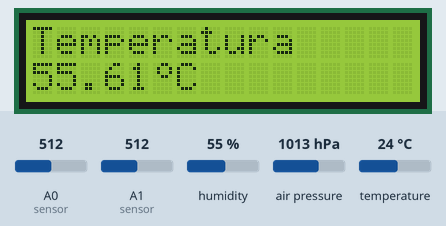
This program was run on a simulated Arduino Uno, built with avr-gcc and run on an emulated ATmega328P. On the bench: 16×2 character LCD. Inputs (shaded band) come from the test bench; at power-on: humidity 55 %, air pressure 1013 hPa, A0 (sensor) = 512, A1 (sensor) = 512, temperature 24 °C. What the program prints to the serial monitor is not drawn.

Above: at 11.4 s.
11.5 s: humidity set to 22 %
At 12.8 s:
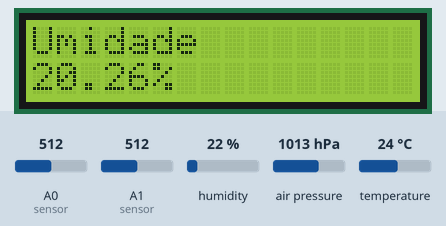
23.8 s: air pressure set to 952 hPa
At 31.5 s:
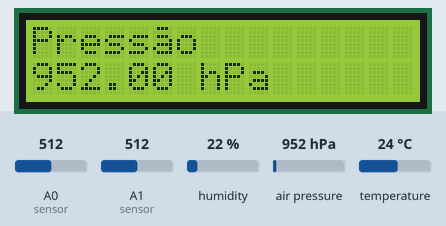
33.9 s: A0 (sensor) set to 716
At 40.8 s:
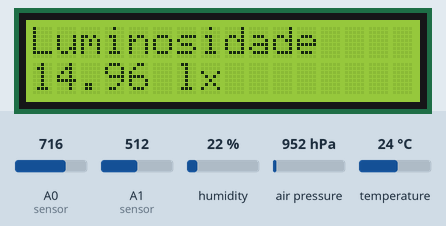
44.0 s: A1 (sensor) set to 716
At 51.3 s:
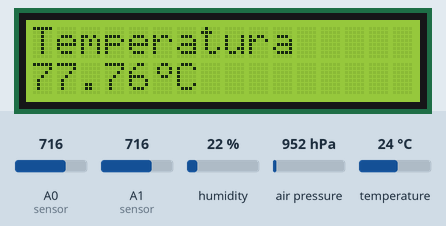
54.1 s: humidity set to 40 %
At 61.7 s:
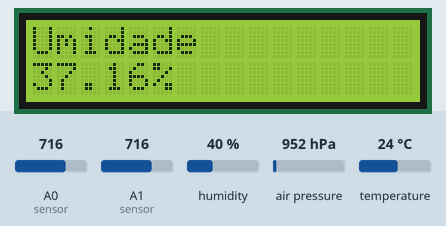
64.3 s: air pressure set to 975 hPa
At 72.2 s:
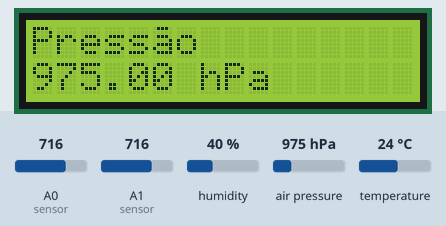
Timing chart, 0 to 73.7 s (numbered marks = the images above; inputs shaded):
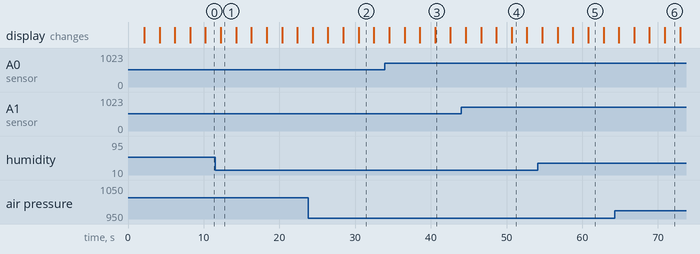

Measured:
- what the display in image 1 shows lasts 2.0 s, from 12.3 s to 14.3 s

The program:

main.cpp
```cpp
#include <Arduino.h>
#include <LiquidCrystal_I2C.h>
#include <Adafruit_BMP280.h>
#include <DHT.h>

LiquidCrystal_I2C lcd(0x27, 16, 2);
Adafruit_BMP280 bmp;
DHT dht(8, DHT22);

const char ccedil[8] PROGMEM = {0x00, 0x00, 0x0F, 0x10, 0x10, 0x10, 0x0F, 0x02}; // Caractere customizado 1 (ç)
const char atilde[8] PROGMEM = {0x0E, 0x00, 0x0E, 0x01, 0x0F, 0x11, 0x0F, 0x00}; // Caractere customizado 2 (ã)
const char oacute[8] PROGMEM = {0x02, 0x04, 0x0E, 0x11, 0x11, 0x11, 0x0E, 0x00}; // Caractere customizado 3 (ó)
const char degree[8] PROGMEM = {0x06, 0x09, 0x09, 0x06, 0x00, 0x00, 0x00, 0x00}; // Caractere customizado 4 (°)

const uint16_t screenTime = 2000;

void intro ();

void setup()
{
    pinMode(A0, INPUT);
    pinMode(A1, INPUT);

    analogReference(INTERNAL);

    Serial.begin(9600);

    lcd.init();
    lcd.setBacklight(HIGH);

    lcd.createChar(1, ccedil);
    lcd.createChar(2, atilde);
    lcd.createChar(3, oacute);
    lcd.createChar(4, degree);

    bmp.begin(0x76);
    dht.begin();

    intro();
}

void intro () {
    lcd.clear();
    lcd.print("Engenharia Turma");
    lcd.setCursor(0, 1);
    lcd.print("Insper     1B");
    Serial.println("Engenharia Insper");
    Serial.println("Turma 1B");
    delay(screenTime);

    lcd.clear();
    lcd.print("Esta");
    lcd.write(1);
    lcd.write(2);
    lcd.print("o");
    lcd.setCursor(0, 1);
    lcd.print("Meteorol");
    lcd.write(3);
    lcd.print("gica");
    Serial.println("Estação Meteorológica");
    delay(screenTime);

    lcd.clear();
    lcd.print("Henrry");
    lcd.setCursor(0, 1);
    lcd.print("Souza Miguel");
    Serial.println("Henrry Souza Miguel");
    delay(screenTime);

    lcd.clear();
    lcd.print("Luciano Felix");
    lcd.setCursor(0, 1);
    lcd.print("Dias");
    Serial.println("Luciano Felix Dias");
    delay(screenTime);

    lcd.clear();
    lcd.print("Pedro Cliquet");
    lcd.setCursor(0, 1);
    lcd.print("do Amaral");
    Serial.println("Pedro Cliquet do Amaral");
    delay(screenTime);
}

float getTemperature () {
    int B_LM33;
    float U_LM33, T_LM33;

    B_LM33 = analogRead(A1);            // Leitura digital do valor analógico do sensor
    U_LM33 = B_LM33 * 1.1 / (1024 - 1); // Conversão da leitura para a tensão no sensor (em V)
    T_LM33 = U_LM33 * 101.007 - 0.0001; // Conversão da tensão no sensor para temperatura (em ºC)

    return T_LM33;
}

void printTemperature (float temperature = getTemperature()) {
    lcd.clear();
    lcd.print("Temperatura");
    lcd.setCursor(0, 1);
    lcd.print(temperature);
    lcd.write(4);
    lcd.print("C");

    Serial.print("Temperatura: ");
    Serial.println(temperature);
}

float getHumidity () {
    float Ur_DHT22, Ur_calib;

    Ur_DHT22 = dht.readHumidity();     // Leitura da umidade relativa no sensor (em %)
    Ur_calib = Ur_DHT22 * 0.939 - 0.4; // Leitura calibrada da umidade relativa no sensor (em %)

    return Ur_calib;
}

void printHumidity (float humidity = getHumidity()) {
    lcd.clear();
    lcd.print("Umidade");
    lcd.setCursor(0, 1);
    lcd.print(humidity);
    lcd.print("%");

    Serial.print("Umidade: ");
    Serial.println(humidity);
}

float getPressure () {
    float P_BMP280 = bmp.readPressure() / 100; // Leitura da pressão no sensor (em hPA)

    return P_BMP280;
}

void printPressure (float pressure = getPressure()) {
    lcd.clear();
    lcd.print("Press");
    lcd.write(2);
    lcd.print("o");
    lcd.setCursor(0, 1);
    lcd.print(pressure);
    lcd.print(" hPa");

    Serial.print("Pressão: ");
    Serial.println(pressure);
}

float getLuminosity () {
    int B_LDR;
    float U_LDR, R_LDR, L_LDR;

    B_LDR = analogRead(A0);                     // Leitura digital do valor analógico do sensor
    U_LDR = B_LDR * 1.1 / (1024 - 1);           // Conversão da leitura para a tensão no sensor (em V)
    R_LDR = 100000 * U_LDR / (5 - U_LDR);       // Conversão da tensão no sensor para a resistência do sensor (em Ohms)
    L_LDR = pow(10, 6.5 - 1.25 * log10(R_LDR)); // COnversão da resistência do sensor para a luminosidade no sensor (em Lux)

    return L_LDR;
}

void printLuminosity (float luminosity = getLuminosity()) {
    lcd.clear();
    lcd.print("Luminosidade");
    lcd.setCursor(0, 1);
    lcd.print(luminosity);
    lcd.print(" lx");

    Serial.print("Luminosidade: ");
    Serial.println(luminosity);
}

void loop() {
    printTemperature();
    delay(screenTime);

    printHumidity();
    delay(screenTime);

    printPressure();
    delay(screenTime);

    printLuminosity();
    delay(screenTime);
}
```
